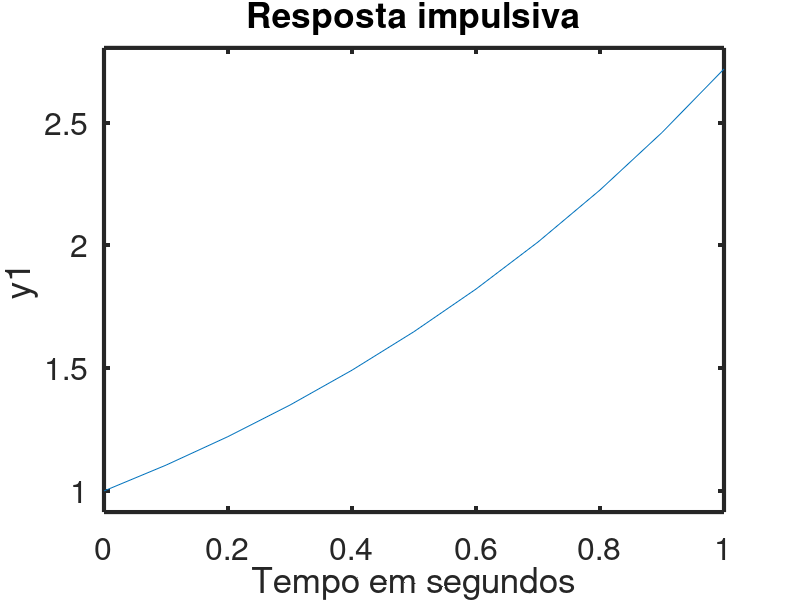
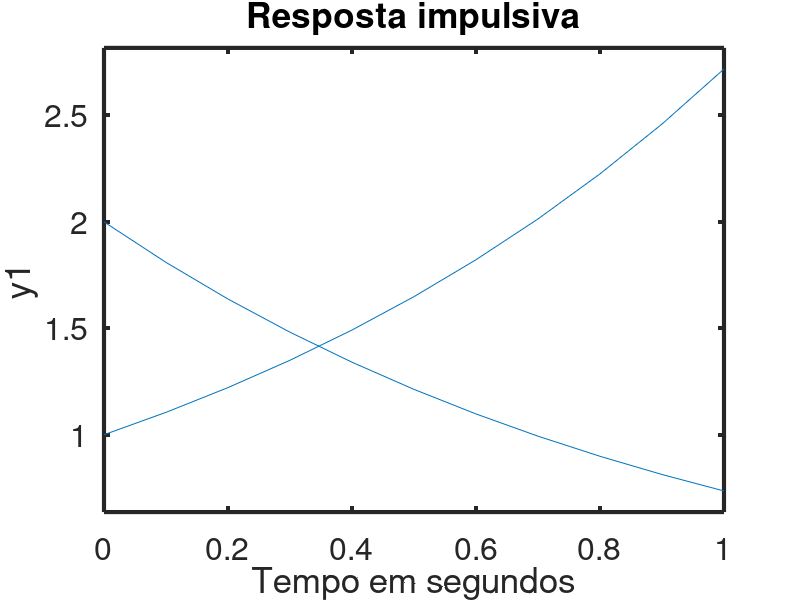
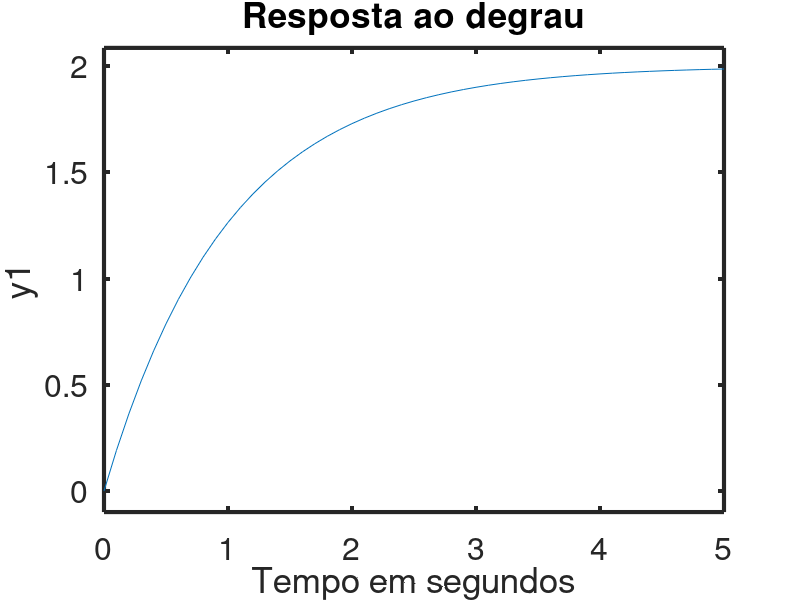

Here is the MATLAB script that generated these plots, in order:
%% Sistemas de controle - resposta impulsiva - controle em malha fechada%  Referência: https://wiki.octave.org/Control_package%  V.C.Parroclear all;clc;close all;pkg load control                    %% somente para usuários de Octave%% Definindo o sistema de baseGp = tf(1,[1 -1]);%% Resposta impulsiva do sistemafigure(1)impulse(Gp,[0:0.1:1])title('Resposta impulsiva');xlabel('Tempo em segundos');grid;set(gca, "linewidth", 3, "fontsize", 23)%% Realimentando o sistema com Gc(s)=2Gc = 2;Gmf = feedback(Gc*Gp,1);%% Resposta impulsiva de ambos os sistemasfigure(2)impulse(Gmf,[0:0.1:1]); hold; impulse(Gp,[0:0.1:1])title('Resposta impulsiva');xlabel('Tempo em segundos');grid;set(gca, "linewidth", 3, "fontsize", 23)%% Analisando a resposta ao degrau unitário do sistema relimentadofigure(3)step(Gmf,[0:0.1:5]); title('Resposta ao degrau');xlabel('Tempo em segundos');grid;set(gca, "linewidth", 3, "fontsize", 23)